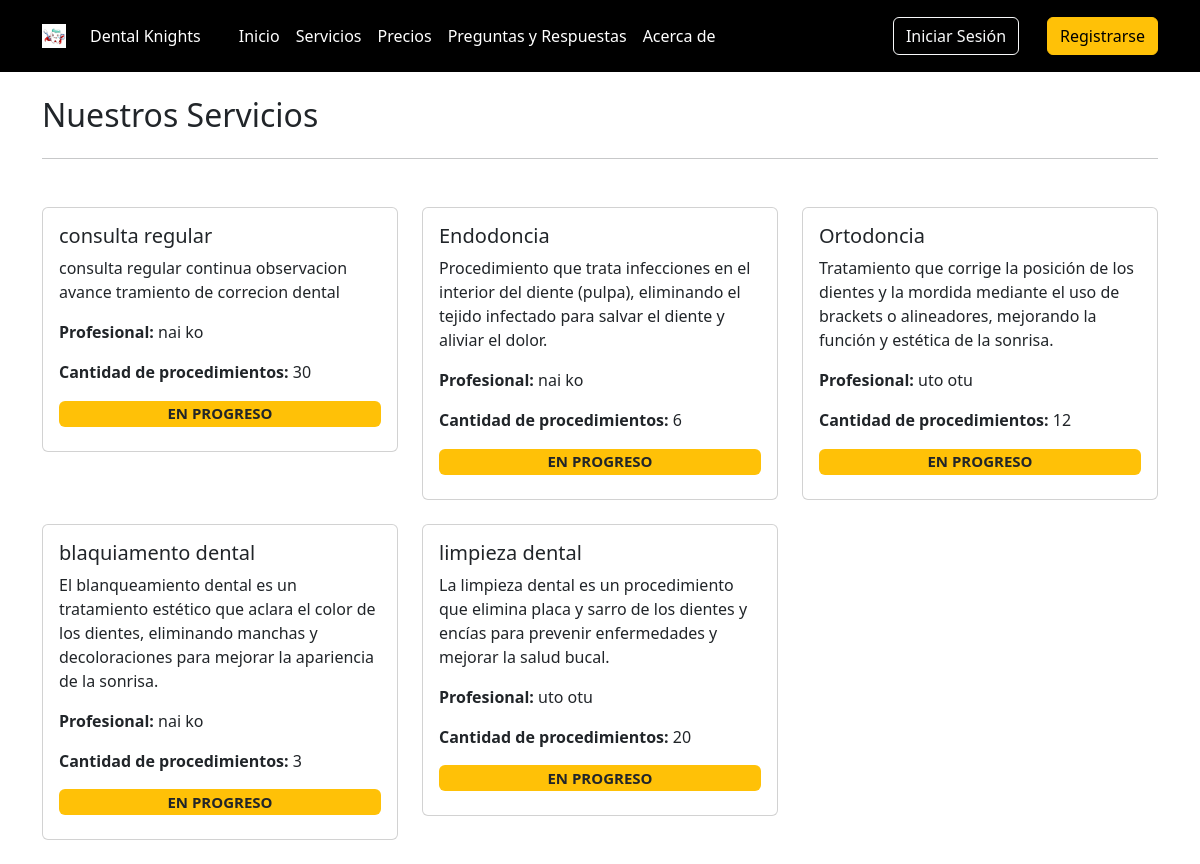
The app's page /servicios/ with its own data.
### core/models.py (models this page shows, shortened)
class Servicios(models.Model):
    STATUS_CHOICES = (
        ('S', 'Solicitud de Servicio'),  # Servicio solicitado por el cliente
        ('P', 'En progreso'),            # Servicio en proceso de realización
        ('F', 'Finalizado'),             # Servicio completado
    )
    name = models.CharField(max_length=100, verbose_name='Nombre del Servicio')  # Nombre del servicio
    description = models.TextField(blank=True, null=True, verbose_name='Descripción')  # Descripción opcional del servicio
    profesional = models.ForeignKey(User, on_delete=models.CASCADE, limit_choices_to={'groups__name': 'profesionales'}, verbose_name='Profesional')  # Profesional asignado, relacionado con un usuario del grupo "profesionales"
    n_procedimientos = models.PositiveIntegerField(default=0, verbose_name='Número de sesiones')  # Número de procedimientos o sesiones asociadas al servicio
    status = models.CharField(max_length=1, choices=STATUS_CHOICES, default='S', verbose_name='Estado')  # Estado del servicio, utilizando las opciones definidas en STATUS_CHOICES
    class Meta:
        verbose_name = 'servicio'
        verbose_name_plural = 'servicios'

### core/views.py (the view)
# urls.py: path('servicios/', ServiciosView.as_view(), name='servicios'),
@add_group_name_to_context
class ServiciosView(TemplateView):
    template_name = 'servicios.html'
    def get_context_data(self, **kwargs):
        context = super().get_context_data(**kwargs)
        servicios = Servicios.objects.all().order_by('-id') # Obtiene todos los servicios
        cliente = self.request.user if self.request.user.is_authenticated else None
        for item in servicios:
            if cliente:
                registration = RegistroServicio.objects.filter(servicio=item, cliente=cliente).first()
                item.is_enrolled = registration is not None
            else:
                item.is_enrolled = False
            enrollment_count = RegistroServicio.objects.filter(servicio=item).count()
            item.enrollment_count = enrollment_count
        context['servicios'] = servicios
        return context

### core/views.py (called while the page is built, shortened)
def get_group_and_color(user):
    group = user.groups.first()
    group_id = None
    group_name = None
    group_name_singular = None
    color = None
    return group_id, group_name, group_name_singular, color

def add_group_name_to_context(view_class):
    original_dispatch = view_class.dispatch
    def dispatch(self, request, *args, **kwargs):
        user = self.request.user
        group_id, group_name, group_name_singular, color = get_group_and_color(user)
        context = {
            'group_name': group_name,
            'group_name_singular': group_name_singular,
            'color': color
        }
        self.extra_context = context
        return original_dispatch(self, request, *args, **kwargs)
    view_class.dispatch = dispatch
    return view_class

### templates/servicios.html (shortened to what this page needs)
{% extends 'base.html' %}
{% block content %}
    <div class="container my-4">
        <div class="row">
            <div class="col">
                <h2>Nuestros Servicios</h2>
            </div>
            <div class="col">
            </div>
        </div>
        <hr>
        <div class="row row-cols-1 row-cols-md-2 row-cols-lg-3 g-4 my-4">
            {% for servicio in servicios %}
                <div class="col">
                    <div class="card">
                        <div class="card-body">
                            <h5 class="card-title">{{ servicio.name }}</h5>
                            <p class="card-text">{{ servicio.description }}</p>
                            <p class="card-text">
                                <strong>Profesional: </strong>{{ servicio.profesional.first_name }} {{ servicio.profesional.last_name }}
                            </p>
                            <p class="card-text"><strong>Cantidad de procedimientos: </strong>{{ servicio.n_procedimientos }}</p>
                            {% if servicio.status == 'F' %}
                                <h5><span class="badge bg-danger w-100">{{ servicio.get_status_display|upper }}</span></h5>
                                {% if servicio.is_enrolled %}
                                    <p class="text-success"><strong>Servicio finalizado</strong></p>
                                {% endif %}
                            {% elif servicio.status == 'P' %}
                                <h5><span class="badge bg-warning text-dark w-100">{{ servicio.get_status_display|upper }}</span></h5>
                            {% endif %}
                        </div>
                    </div>
                </div>
            {% endfor %}
        </div>
    </div>
{% endblock %}

### records on screen
Servicios: name "consulta regular", description "consulta regular continua observacion avance tramiento de correcion dental", profesional.first_name "nai", profesional.last_name "ko", n_procedimientos "30", status "EN PROGRESO"
Servicios: name "Endodoncia", description "Procedimiento que trata infecciones en el interior del diente (pulpa), eliminando el tejido infectado para salvar el diente y aliviar el dolor.", profesional.first_name "nai", profesional.last_name "ko", n_procedimientos "6", status "EN PROGRESO"
Servicios: name "Ortodoncia", description "Tratamiento que corrige la posición de los dientes y la mordida mediante el uso de brackets o alineadores, mejorando la función y estética de la sonrisa.", profesional.first_name "uto", profesional.last_name "otu", n_procedimientos "12", status "EN PROGRESO"
Servicios: name "blaquiamento dental", description "El blanqueamiento dental es un tratamiento estético que aclara el color de los dientes, eliminando manchas y decoloraciones para mejorar la apariencia de la sonrisa.", profesional.first_name "nai", profesional.last_name "ko", n_procedimientos "3", status "EN PROGRESO"
Servicios: name "limpieza dental", description "La limpieza dental es un procedimiento que elimina placa y sarro de los dientes y encías para prevenir enfermedades y mejorar la salud bucal.", profesional.first_name "uto", profesional.last_name "otu", n_procedimientos "20", status "EN PROGRESO"
